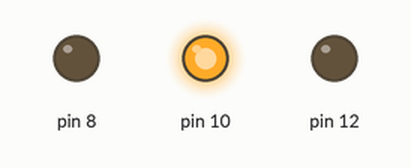
A sketch run on a simulated Arduino Uno, built with avr-gcc and run on an emulated ATmega328P. Shown: output pins drawn as LEDs (lit = HIGH).

Above: at 2.5 s.
At 9.5 s:
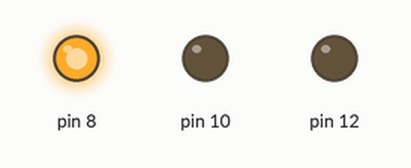
At 13.0 s:
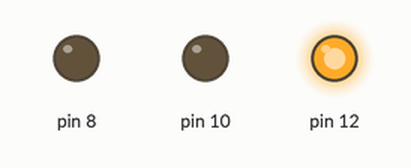
Timing chart, 0 to 18.2 s (numbered marks = the images above):
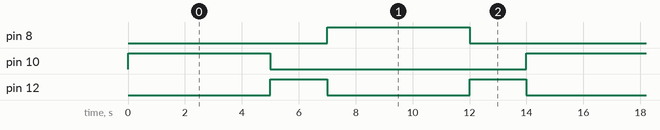

Measured:
- by itself, pin 8, pin 10: alternates HIGH for 5.0 s and LOW for 9.0 s
- by itself, pin 12: alternates HIGH for 2.0 s and LOW for 5.0 s
- by itself, everything shown: repeats every 14.0 s, in 5 steps

The sketch:

TrafficLight.ino
```cpp
void setup() {
  // put your setup code here, to run once:
pinMode(8,OUTPUT);
pinMode(12,OUTPUT);
pinMode(10,OUTPUT);
}

void loop() {
  // put your main code here, to run repeatedly:
digitalWrite(10,HIGH);
delay(5000);
digitalWrite(10,LOW);

digitalWrite(12,HIGH);
delay(2000);
digitalWrite(12,LOW);

digitalWrite(8,HIGH);
delay(5000);
digitalWrite(8,LOW);

digitalWrite(12,HIGH);
delay(2000);
digitalWrite(12,LOW);
}
```
